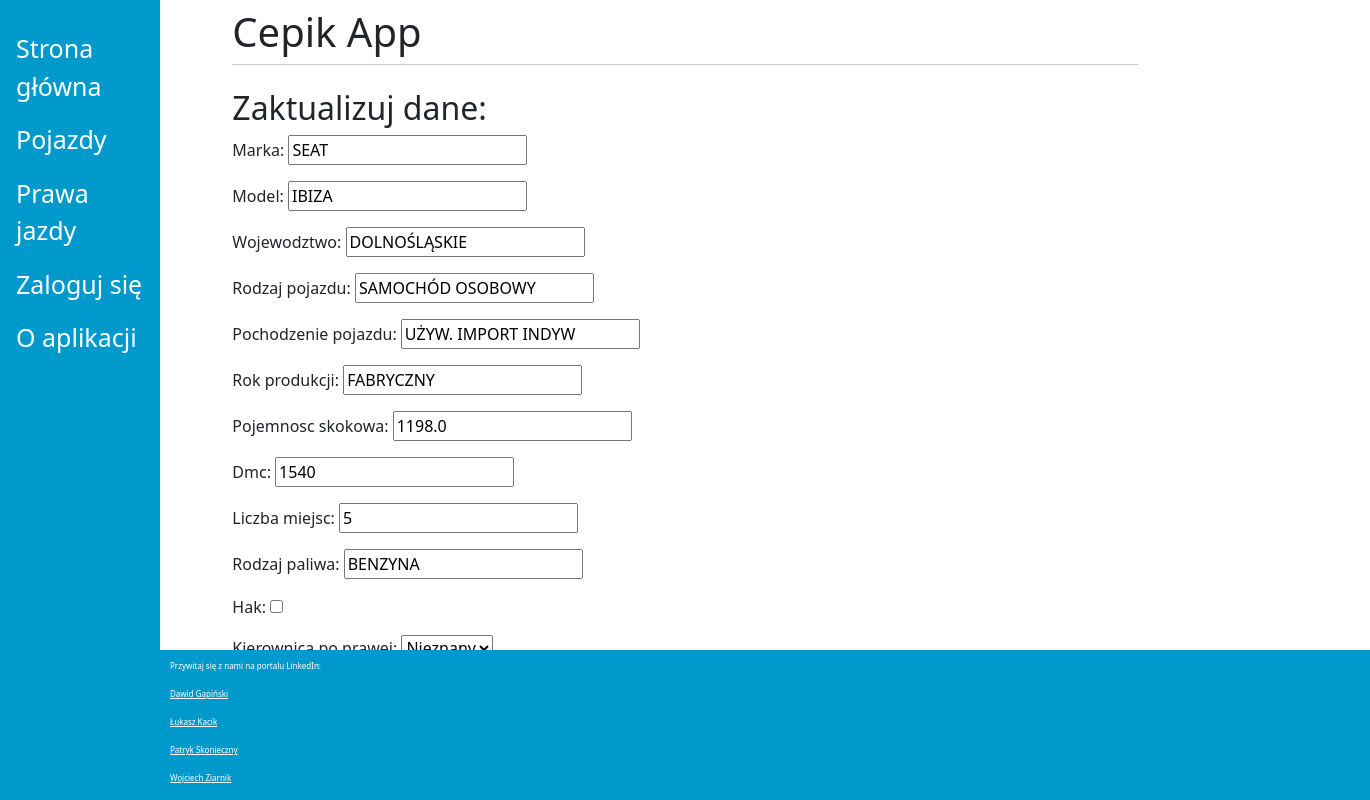
/1/update, run on the app's committed database.
### viewer/models.py (models this page shows, shortened)
class Vehicle(models.Model):
    id_cepik = models.IntegerField(default=0)
    marka = models.CharField(max_length=45, null=True)
    model = models.CharField(max_length=45, null=True)
    id_wojewodztwa = models.IntegerField(default=0, null=False)
    wojewodztwo = models.CharField(max_length=45, null=True)
    rodzaj_pojazdu = models.CharField(max_length=45, null=True)
    pochodzenie_pojazdu = models.CharField(max_length=45, null=True)
    rok_produkcji = models.CharField(max_length=45, null=True)
    pojemnosc_skokowa = models.DecimalField(decimal_places=1, max_digits=20, default=1, null=True)
    dmc = models.CharField(max_length=45, null=True)
    liczba_miejsc = models.IntegerField(default=1, null=True)
    rodzaj_paliwa = models.CharField(max_length=45, null=True)
    hak = models.BooleanField(default=False)
    kierownica_po_prawej = models.BooleanField(null=True)

### viewer/crud.py (the view)
# urls.py: path('<id>/update', crud.vehicle_update_view, name='update_view_vehicle'),
def vehicle_update_view(request, id):
    context = {}
    obj = get_object_or_404(Vehicle, id=id)
    form = VehicleForm(request.POST or None, instance=obj)
    if form.is_valid():
        form.save()
        return HttpResponseRedirect('/'+id)
    context['form'] = form
    return render(request, 'vehicle_update_view.html', context)

### viewer/crud.py
class VehicleForm(ModelForm):
    class Meta:
        model = Vehicle
        fields = [
            'marka',
            'model',
            'wojewodztwo',
            'rodzaj_pojazdu',
            'pochodzenie_pojazdu',
            'rok_produkcji',
            'pojemnosc_skokowa',
            'dmc',
            'liczba_miejsc',
            'rodzaj_paliwa',
            'hak',
            'kierownica_po_prawej'
        ]

### viewer/templates/vehicle_update_view.html (shortened to what this page needs)
{% extends "base.html" %}
{% block content %}
<h2> Zaktualizuj dane:  </h2>
<form method="POST">
    {{ form.as_p }}
</form>
{% endblock %}

### data on the page
Vehicle: marka "SEAT", model "IBIZA", wojewodztwo "DOLNOŚLĄSKIE", rodzaj_pojazdu "SAMOCHÓD OSOBOWY", pochodzenie_pojazdu "UŻYW. IMPORT INDYW", rok_produkcji "FABRYCZNY", pojemnosc_skokowa "1198.0", dmc "1540", liczba_miejsc "5", rodzaj_paliwa "BENZYNA", kierownica_po_prawej "Nieznany"
